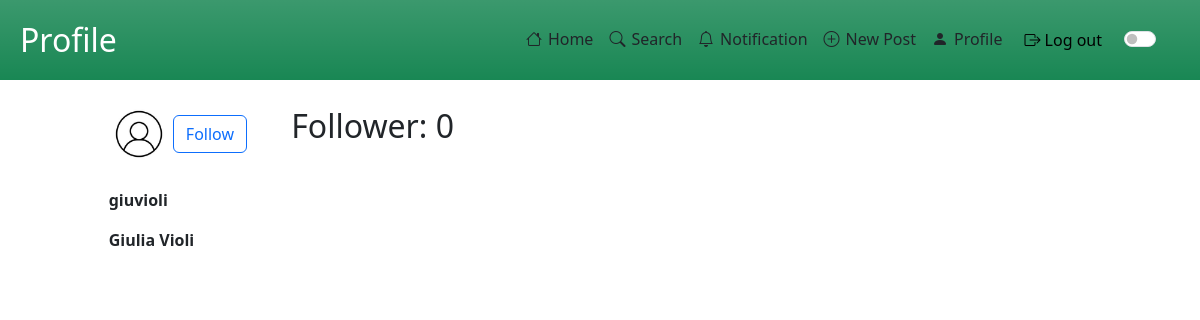
Screenshot of /website/profile/profilePage.php?user=15 (signed in) with the database file from the repository.
### tables this page shows
CREATE TABLE `utente` (
  `IdUser` int(11) NOT NULL,
  `Name` varchar(100) NOT NULL,
  `Surname` varchar(100) NOT NULL,
  `NumberFollower` int(11) NOT NULL,
  `NumberPost` int(11) NOT NULL,
  `Username` varchar(100) NOT NULL,
  `Email` varchar(100) NOT NULL,
  `Password` varchar(255) NOT NULL,
  `Description` tinytext DEFAULT NULL,
  `IdMedia` int(11) DEFAULT NULL
);

CREATE TABLE `media` (
  `IdMedia` int(11) NOT NULL,
  `FileName` tinytext NOT NULL,
  `FilePath` tinytext NOT NULL,
  `Extension` varchar(10) DEFAULT NULL
);

### website/includes/database.php (called while the page is built, shortened)
<?php
class DataBaseHelper
{
    private $db;
    public function __construct($hostname, $username, $password, $dbname, $port)
    {
        $this->db = new mysqli($hostname, $username, $password, $dbname, $port);
    }
    public function execQuery($query, $retType = MYSQLI_BOTH)
    {
        $stmt = $this->db->prepare($query);
        $stmt->execute();
        $res = $stmt->get_result();
        return $res == FALSE ? "" : $res->fetch_all($retType);
    }
};
$dbh = new DataBaseHelper("localhost", "root", "", "noteforall", 3307);

### website/profile/profilePage.php (the view, shortened to what this page needs)
<!DOCTYPE html>
<html lang="en">
<head>
    <link href="https://cdn.jsdelivr.net/npm/bootstrap@5.3.2/dist/css/bootstrap.min.css" rel="stylesheet" />
    <link rel="stylesheet" href="https://cdn.jsdelivr.net/npm/bootstrap-icons@1.11.2/font/bootstrap-icons.min.css">
</head>
<body>
    <?php
    require_once("../includes/database.php");
    $showEdit = true;
    $dstUser = $_SESSION["userId"];
    if (isset($_GET["user"]) && ($dstUser != $_GET["user"])) {
        $dstUser = $_GET["user"];
        $showEdit = false;
    }
    $user = $dbh->execQuery("SELECT * FROM utente WHERE utente.IdUser=$dstUser")[0];
    include_once("../includes/navbar.php");
    ?>
    <div class="container-fluid overflow-hidden px-0">
        <main class="p-2">
        <?php
        if ($showEdit) {
        ?>
            <div class="row justify-content-between">
                <div class="overflow-y-auto overflow-x-hidden col-md-6 col-12">
        <?php
        } else {
        ?>
            <div class="row justify-content-center">
                <div class="overflow-y-auto overflow-x-hidden col-10">
        <?php
        }
        ?>
                    <section>
                        <section class="py-3">
                            <?php
                                $query = "SELECT FilePath from media WHERE IdMedia = {$user['IdMedia']};";
                                $previewPath = $dbh->execQuery($query)[0]['FilePath'];
                            ?>
                            <img src="../<?php echo $previewPath?>" alt="" height="60px" width="60px">
                            <?php
                            if ($showEdit) {
                            ?>
                                <a href="editProfile.php" role="button" class="btn btn-outline-success d-md-none">Edit</a>
                            <?php
                            } else {
                                $query = "SELECT * FROM follow WHERE IdSrc = {$_SESSION['userId']}
                                        AND IdDst = $dstUser";
                                $res = $dbh->execQuery($query);
                                $query = "SELECT NumberFollower from utente WHERE IdUser = $dstUser";
                                $numFollower = $dbh->execQuery($query)[0]['NumberFollower'];
                            ?>
                                <a id="followButton" onclick="followUser(<?php echo ($_SESSION['userId'] . ', ' . $dstUser); ?>)" role="button" class="btn btn-outline-primary <?php echo(sizeof($res) != 0 ? "d-none" : "") ?>">Follow</a>
                                <h2 style="display: inline-block; margin-left: 40px;">Follower: <?php echo $numFollower ?></h2>
                            <?php
                            }
                            ?>
                        </section>
                        <section class="pb-5">
                            <ul class="list-group">
                                <li class="my-2"><strong><?php echo $user["Username"]; ?></strong></li>
                                <li class="my-2"><strong><?php echo $user["Name"] . " " . $user["Surname"]; ?></strong></li>
                                <li class="my-2"><?php echo $user["Description"]; ?></li>
                            </ul>
                        </section>
                    </section>
                </div>
            </div>
        </main>
    </div>
</body>
</html>

### rows the page displays
utente: IdMedia.FilePath (picture), NumberFollower "0", Username "giuvioli", Name "Giulia", Surname "Violi"

### other values shown
$pageName "Profile"
